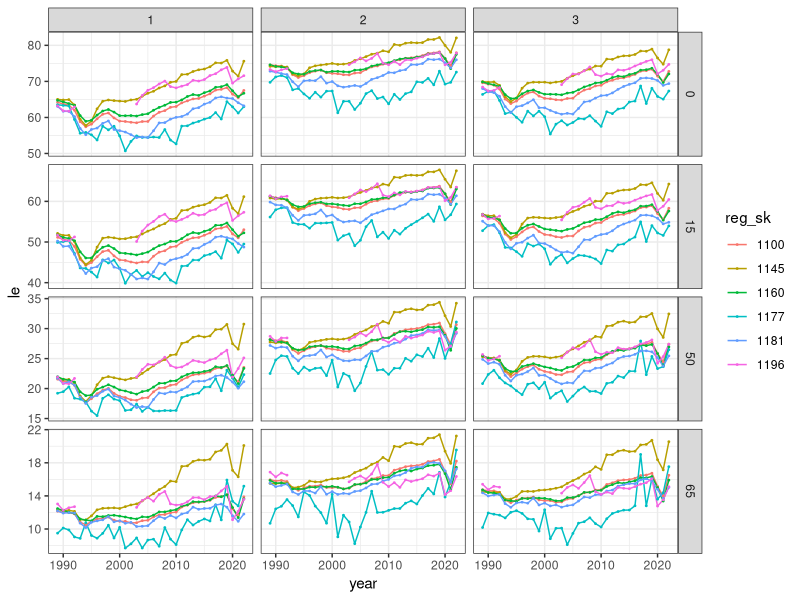
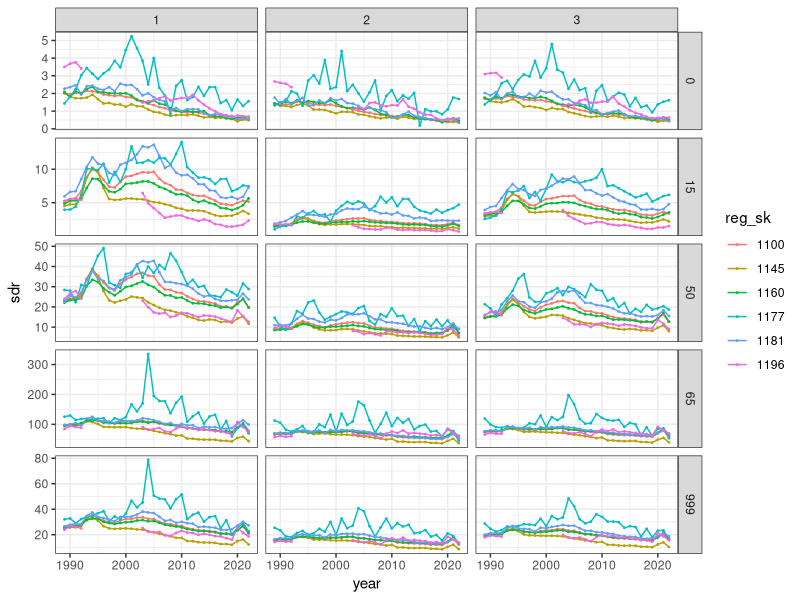

Recreate these plots in R, in order.
options(scipen = 999)

# load R packages
library(dplyr)
library(tidyr)
library(stringr)
library(readr)
library(readxl)
library(purrr)
library(broom)
library(ggplot2)

# clear the R environment
rm(list = ls())

# load regions codebook
reg_codebook <- read_xlsx("data/reg_codebook.xlsx") %>%
  mutate(reg_sk = as.integer(reg_sk))

reg_sk_list <- unique(reg_codebook$reg_sk)

rm(reg_codebook)

# load RusFMD files
dr1989_2014 <- read.table("data/DR5a1989-2014.txt",
                          sep = ",", head = T, na = ".")
dr2015_2022 <- read.table("data/DR5a2015-2022.txt",
                          sep = ",", head = T, na = ".")

# unite tables
dr <- bind_rows(dr1989_2014, dr2015_2022) %>%
  filter(Group == "T")

rm(dr1989_2014, dr2015_2022)

# transform data into longer format (tidy data), clean data, filter data
dr <- dr %>%
  pivot_longer(cols = starts_with("DrAa"), names_to = "age", values_to = "dr") %>%
  transmute(
    year = Year,
    reg_sk = Reg,
    sex_sk = as.integer(case_when(
      Sex == "M" ~ 1,
      Sex == "F" ~ 2,
      Sex == "B" ~ 3,
    )),
    age = as.integer(str_remove(age, "DrAa")),
    dr = dr / 1000000
  ) %>%
  filter(reg_sk %in% reg_sk_list)

# smooth the data with Gompertz model
start_age <- 40

model_params <- dr %>%
  filter(age >= start_age) %>%
  mutate(dr = na_if(dr, 0)) %>%
  nest(data = c(age, dr)) %>%
  mutate(
    model = map(data, ~ lm(log(dr) ~ age, data = .x)),
    tidied = map(model, tidy)
  ) %>%
  unnest(tidied) %>%
  select(year, reg_sk, sex_sk, term, estimate) %>%
  pivot_wider(names_from = term, values_from = estimate) %>%
  rename(intercept = `(Intercept)`, age_c = age)

# fill 1993-2002 years for region 1196 with NAs
y <- c(1993:2002)
r <- 1196
s <- c(1:3)
a <- c(0,1,seq(5,85,5))

dr_1196 <- expand.grid(
  year = y,
  reg_sk = r,
  sex_sk = s,
  age = a,
  dr = NA,
  KEEP.OUT.ATTRS = FALSE,
  stringsAsFactors = FALSE
)

dr_1196 <- tibble(dr_1196) %>%
  mutate(
    reg_sk = as.integer(reg_sk),
    age = as.integer(age),
    dr = as.numeric(dr)
  )

dr <- bind_rows(dr, dr_1196) %>%
  arrange(year, reg_sk, sex_sk, age)

rm(dr_1196, a, r, s, y, reg_sk_list)

# model dr
dr <- dr %>%
  left_join(model_params, by = c("year", "reg_sk", "sex_sk")) %>%
  transmute(
    year,
    reg_sk,
    sex_sk,
    age,
    dr = if_else(
      age >= start_age & dr == 0,
      exp(intercept + age_c * age),
      dr
    )
  )

rm(model_params, start_age)

# export DR dataset
write_csv(dr, "data/dr.csv")

# set the age standard (European Population Standard 1976&2013)
age <- c(0,1,seq(5,85,5))

# 1976
weight <- c(0.016,0.064,0.07,0.07,0.07,0.07,0.07,0.07,0.07,0.07,0.07,
            0.07,0.06,0.05,0.04,0.03,0.02,0.01,0.01)
esp1976 <- tibble(age, weight) %>%
  mutate(esp_year = 1976)

# 2013
weight <- c(0.01,0.04,0.055,0.055,0.055,0.06,0.06,0.065,0.07,0.07,0.07,
            0.07,0.065,0.06,0.055,0.05,0.04,0.025,0.025)
esp2013 <- tibble(age, weight) %>%
  mutate(esp_year = 2013)

esp <- esp1976 %>%
  bind_rows(esp2013) %>%
  mutate(
    age = as.integer(age),
    esp_year = as.integer(esp_year)
  )

rm(esp1976, esp2013)

# join population weights with mortality data
# calculate SDRs by broad age groups (0-14, 15-49, 50-64, 65+)
sdr <- dr %>%
  left_join(esp, by = "age") %>%
  mutate(
    age = as.integer(case_when(
      age %in% c(0:14) ~ 0,
      age %in% c(15:49) ~ 15,
      age %in% c(50:64) ~ 50,
      age >= 65 ~ 65
    ))
  ) %>%
  group_by(year, reg_sk, sex_sk, esp_year, age) %>%
  mutate(
    weight = weight / sum(weight),
    weighted_dr = dr * weight
  ) %>%
  summarise(sdr = sum(weighted_dr)) %>%
  ungroup()

# calculate aggregated weights
esp_aggr <- esp %>%
  mutate(
    age = as.integer(case_when(
      age %in% c(0:14) ~ 0,
      age %in% c(15:49) ~ 15,
      age %in% c(50:64) ~ 50,
      age >= 65 ~ 65
    ))
  ) %>%
  group_by(age, esp_year) %>%
  summarise(weight = sum(weight)) %>%
  ungroup()

# calculate SDRs for all ages combined
sdr_all <- sdr %>%
  left_join(esp_aggr, by=c("age","esp_year")) %>%
  mutate(weighted_sdr = sdr * weight) %>%
  group_by(year, reg_sk, sex_sk, esp_year) %>%
  summarise(sdr = sum(weighted_sdr)) %>%
  ungroup() %>%
  transmute(year, reg_sk, sex_sk, esp_year, age = as.integer(999), sdr)

# unite data & prepare data for export
sdr <- bind_rows(sdr, sdr_all) %>%
  rename(age_sk = age) %>%
  arrange(year, reg_sk, sex_sk, esp_year, age_sk) %>%
  mutate(sdr = round(sdr * 1000, 2))

write_csv(sdr, "data/sdr.csv")

rm(esp, esp_aggr, sdr_all, age, weight)

# build life tables in order to receive the values of LE
# calculate Life Table
le <- dr %>%
  rename(x = age, mx = dr) %>%
  group_by(year, reg_sk, sex_sk) %>%
  mutate(
    n = case_when(
      x == 0 ~ 1,
      x == 1 ~ 4,
      x %in% c(5:80) ~ 5
    ),
    ax = case_when(
      x == 0 ~ 0.07 + 1.7 * mx,
      x %in% c(1:80) ~ n / 2,
      x == 85 ~ 1 / mx
    ),
    qx = if_else(
      x < 85,
      n * mx / (1 + (n - ax) * mx), # Chiang
      1
    ),
    px = 1 - qx,
    lx = cumprod(lag(px, default = 1)),
    dx = lx * qx,
    Lx = if_else(
      x < 85,
      ax * lx + (n - ax) * lead(lx),
      ax * lx
    ),
    ex = rev(cumsum(rev(Lx))) / lx
  ) %>%
  ungroup() %>%
  filter(x %in% c(0,15,50,65)) %>%
  transmute(
    year, reg_sk, sex_sk, age_sk = x,
    le = round(ex, 2)
  )

# export ex
write_csv(le, "data/le.csv")

#####

le %>%
  mutate(reg_sk = as.character(reg_sk)) %>%
  filter(reg_sk %in% c(1100, 1145, 1181, 1177, 1160, 1196)) %>%
  ggplot(aes(year, le, color = reg_sk)) +
  geom_line() +
  geom_point(size = 0.3) +
  facet_grid(age_sk ~ sex_sk, scales = "free") +
  theme_bw()

sdr %>%
  mutate(reg_sk = as.character(reg_sk)) %>%
  filter(reg_sk %in% c(1100, 1145, 1181, 1177, 1160, 1196), esp_year == 2013) %>%
  ggplot(aes(year, sdr, color = reg_sk)) +
  geom_line() +
  geom_point(size = 0.3) +
  facet_grid(age_sk ~ sex_sk, scales = "free") +
  theme_bw()
